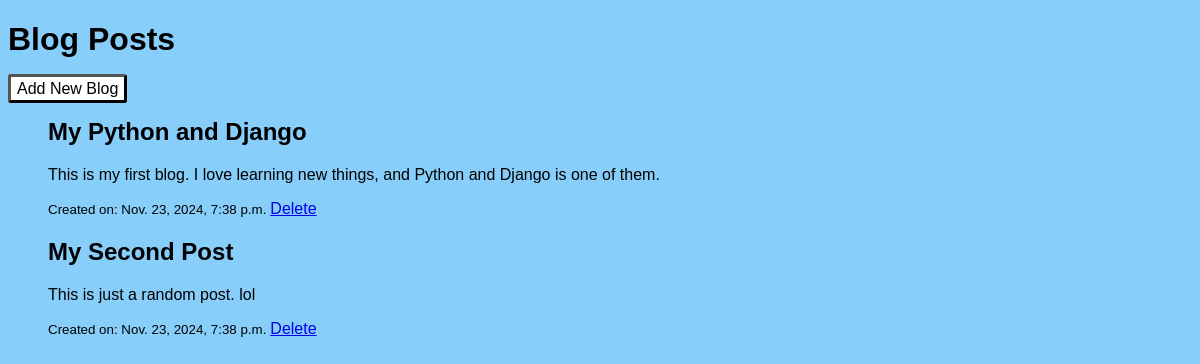
The page / on the database its author committed.
### blog/models.py (models this page shows, shortened)
class BlogPost(models.Model):
    title = models.CharField(max_length=200)
    content = models.TextField()
    created_at = models.DateTimeField(auto_now_add=True)

### blog/views.py (the view)
# urls.py: path('', views.blog_list, name='blog_list'),
def blog_list(request):
    posts = BlogPost.objects.all()
    return render(request, 'blog_list.html', {'posts': posts})

### blog/templates/blog_list.html (shortened to what this page needs)
{% load static %}
<!DOCTYPE html>
<html lang="en">
<head>
    <link rel="stylesheet" href="{% static 'styles.css' %}">
</head>
<body>
    <h1>Blog Posts</h1>
    <a href="/add/" class="button">Add New Blog</a>
    <ul>
        {% for post in posts %}
        <div>
            <p>
                <h2>{{ post.title }}</h2>
                <p>{{ post.content }}</p>
                <small>Created on: {{ post.created_at }}</small>
                <a href="/delete/{{ post.id }}/">Delete</a>
            </p>
        </div>
        {% endfor %}
    </ul>
</body>
</html>

### blog/static/styles.css (style rules this page uses)
body { background-color: lightskyblue; }
div { margin-right: 25%; }
h1, h2, p, a, small { font-family: Arial, Helvetica, sans-serif; }
a.button { padding: 3px 6px; border: 3px outset black; border-radius: 3px; color: black; background-color: white; text-decoration: none; }

### rows shown on the page
BlogPost: title "My Python and Django", content "This is my first blog. I love learning new things, and Python and Django is one of them.", created_at "Nov. 23, 2024, 7:38 p.m."
BlogPost: title "My Second Post", content "This is just a random post. lol", created_at "Nov. 23, 2024, 7:38 p.m."
